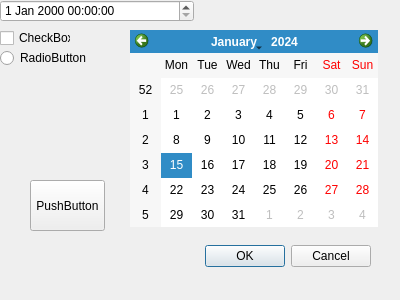
<?xml version="1.0" encoding="UTF-8"?>
<ui version="4.0">
 <class>Dialog</class>
 <widget class="QDialog" name="Dialog">
  <property name="geometry">
   <rect>
    <x>0</x>
    <y>0</y>
    <width>400</width>
    <height>300</height>
   </rect>
  </property>
  <property name="windowTitle">
   <string>Dialog</string>
  </property>
  <widget class="QDialogButtonBox" name="buttonBox">
   <property name="geometry">
    <rect>
     <x>30</x>
     <y>240</y>
     <width>341</width>
     <height>32</height>
    </rect>
   </property>
   <property name="orientation">
    <enum>Qt::Horizontal</enum>
   </property>
   <property name="standardButtons">
    <set>QDialogButtonBox::Cancel|QDialogButtonBox::Ok</set>
   </property>
  </widget>
  <widget class="QDateTimeEdit" name="dateTimeEdit">
   <property name="geometry">
    <rect>
     <x>0</x>
     <y>0</y>
     <width>194</width>
     <height>22</height>
    </rect>
   </property>
  </widget>
  <widget class="QPushButton" name="pushButton">
   <property name="geometry">
    <rect>
     <x>30</x>
     <y>180</y>
     <width>75</width>
     <height>51</height>
    </rect>
   </property>
   <property name="text">
    <string>PushButton</string>
   </property>
  </widget>
  <widget class="QRadioButton" name="radioButton">
   <property name="geometry">
    <rect>
     <x>0</x>
     <y>50</y>
     <width>89</width>
     <height>16</height>
    </rect>
   </property>
   <property name="text">
    <string>RadioButton</string>
   </property>
  </widget>
  <widget class="QCheckBox" name="checkBox">
   <property name="geometry">
    <rect>
     <x>0</x>
     <y>30</y>
     <width>71</width>
     <height>16</height>
    </rect>
   </property>
   <property name="text">
    <string>CheckBox</string>
   </property>
  </widget>
  <widget class="QCalendarWidget" name="calendarWidget">
   <property name="geometry">
    <rect>
     <x>130</x>
     <y>30</y>
     <width>248</width>
     <height>197</height>
    </rect>
   </property>
  </widget>
 </widget>
 <resources/>
 <connections>
  <connection>
   <sender>buttonBox</sender>
   <signal>accepted()</signal>
   <receiver>Dialog</receiver>
   <slot>accept()</slot>
   <hints>
    <hint type="sourcelabel">
     <x>248</x>
     <y>254</y>
    </hint>
    <hint type="destinationlabel">
     <x>157</x>
     <y>274</y>
    </hint>
   </hints>
  </connection>
  <connection>
   <sender>buttonBox</sender>
   <signal>rejected()</signal>
   <receiver>Dialog</receiver>
   <slot>reject()</slot>
   <hints>
    <hint type="sourcelabel">
     <x>316</x>
     <y>260</y>
    </hint>
    <hint type="destinationlabel">
     <x>286</x>
     <y>274</y>
    </hint>
   </hints>
  </connection>
 </connections>
</ui>
